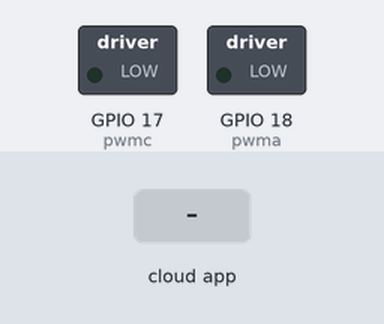
This sketch was run on a simulated ESP32. Parts: switched loads named in the sketch (green lamp = pin HIGH). The test bench sets the inputs (shaded band). WiFi joins after 1.5 s; servers stay silent unless stated; the Firebase database answers and starts empty; what the sketch prints to the serial monitor is not drawn.

Above: at 2.7 s.
2.8 s: the phone or cloud app sets maju to 1
At 4.6 s:
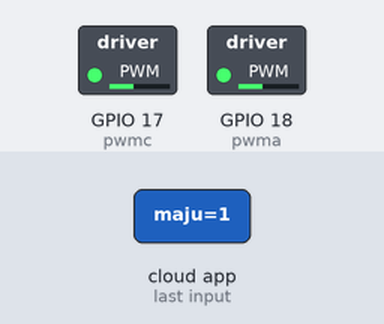
5.2 s: the phone or cloud app sets maju to 0
At 7.0 s:
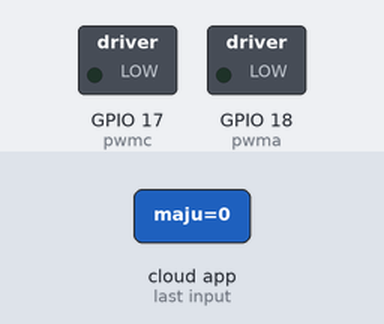
7.5 s: the phone or cloud app sets kanan to 1
At 9.4 s:
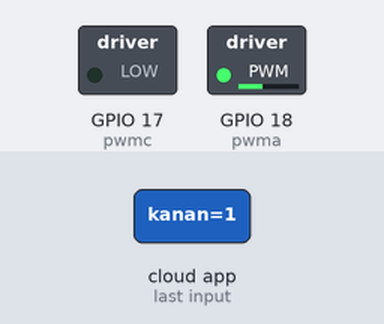
9.7 s: the phone or cloud app sets mundur to 1
At 11.8 s:
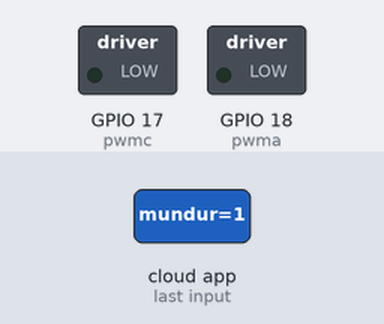
12.7 s: the phone or cloud app sets mundur to 0
At 14.2 s:
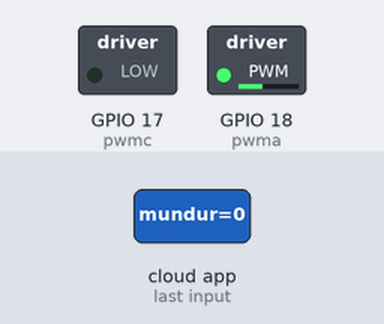
15.0 s: the phone or cloud app sets kanan to 0
At 16.5 s:
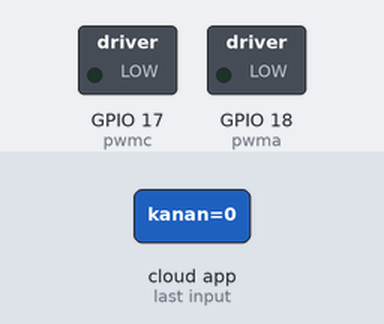
Timing chart, 0 to 18.0 s (numbered marks = the images above; inputs shaded):
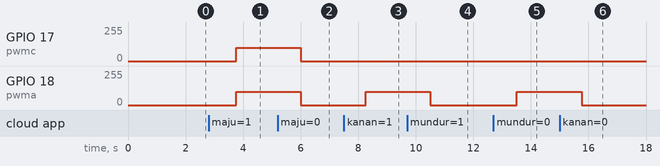

Measured:
- after the input at 2.8 s, GPIO 17 (pwmc), GPIO 18 (pwma): 0/255 → 100/255 after 0.95 s
- after the input at 5.2 s, GPIO 17 (pwmc), GPIO 18 (pwma): 100/255 → 0/255 after 0.81 s
- after the input at 7.5 s, GPIO 18 (pwma): 0/255 → 100/255 after 0.76 s
- after the input at 9.7 s, GPIO 18 (pwma): 100/255 → 0/255 after 0.81 s
- after the input at 12.7 s, GPIO 18 (pwma): 0/255 → 100/255 after 0.81 s
- after the input at 15.0 s, GPIO 18 (pwma): 100/255 → 0/255 after 0.76 s

The sketch:

esp32_robotika.ino
```cpp
#if defined(ESP32)
#include <WiFi.h>
#elif defined(ESP8266)
#include <ESP8266WiFi.h>
#endif

#include <Firebase_ESP_Client.h>
#include <addons/TokenHelper.h>


// Provide the RTDB payload printing info and other helper functions.
#include <addons/RTDBHelper.h>
#define pwma 18  // 16 corresponds to GPIO16
#define pwmb 5 // 17 corresponds to GPIO17
#define pwmc 17  // 5 corresponds to GPIO5
#define pwmd 16  // 5 corresponds to GPIO5

/* 1. Define the WiFi credentials */
#define WIFI_SSID "PLAY MEDIA"
#define WIFI_PASSWORD "11223344"

/* 2. If work with RTDB, define the RTDB URL and database secret */
#define DATABASE_URL "robotika-b6846-default-rtdb.asia-southeast1.firebasedatabase.app" //<databaseName>.firebaseio.com or <databaseName>.<region>.firebasedatabase.app
#define DATABASE_SECRET "JHejGNm1fPd9VfDczn2lm1ZmUHJINcwepc9cpsRq"

/* 3. Define the Firebase Data object */
FirebaseData fbdo;

/* 4, Define the FirebaseAuth data for authentication data */
FirebaseAuth auth;

/* Define the FirebaseConfig data for config data */
FirebaseConfig config;

unsigned long dataMillis = 0;
int count = 0;
bool maju,kiri,kanan,mundur,klakson,lampu_belakang,lampu_depan,riting_kanan,riting_kiri;
int pwm,m;
const int freq = 5000;
const int ledChannel = 0;
const int resolution = 8;


void setup()
{

    Serial.begin(115200);
    ledcSetup(0, freq, resolution);
    ledcSetup(1, freq, resolution);
    ledcAttachPin(pwma, 0);
    ledcAttachPin(pwmc, 1);
    ledcAttachPin(pwma, 2);
    ledcAttachPin(pwmc, 3);
    WiFi.begin(WIFI_SSID, WIFI_PASSWORD);
    Serial.print("Connecting to Wi-Fi");
    while (WiFi.status() != WL_CONNECTED)
    {
        Serial.print(".");
        delay(300);

    }
    Serial.println();
    Serial.print("Connected with IP: ");
    Serial.println(WiFi.localIP());
    Serial.println();


    Serial.printf("Firebase Client v%s\n\n", FIREBASE_CLIENT_VERSION);

    /* Assign the certificate file (optional) */
    // config.cert.file = "/cert.cer";
    // config.cert.file_storage = StorageType::FLASH;

    /* Assign the database URL and database secret(required) */
    config.database_url = DATABASE_URL;
    config.signer.tokens.legacy_token = DATABASE_SECRET;

    Firebase.reconnectWiFi(true);

    /* Initialize the library with the Firebase authen and config */
    Firebase.begin(&config, &auth);

}


void loop()
{

        pembacaan();
        pergerakan();


  }

 void pembacaan(){

        Firebase.RTDB.getBool(&fbdo, "/Robot/maju");
        maju = fbdo.to<bool>();
        Firebase.RTDB.getBool(&fbdo, "/Robot/mundur");
        mundur = fbdo.to<bool>();
        Firebase.RTDB.getBool(&fbdo, "/Robot/kanan");
        kanan = fbdo.to<bool>();
        Firebase.RTDB.getBool(&fbdo, "/Robot/kiri");
        kiri = fbdo.to<bool>();
        Firebase.RTDB.getInt(&fbdo, "/Robot/pwm");
        pwm = fbdo.to<int>();

  }
void pergerakan(){

    if(maju == true)forward();
    else if(mundur == true)backward();
    else if(kanan == true)right();
    else if(kiri == true)left();
    else mandek();

  }


void forward(){
          Serial.println("maju");
          ledcWrite(0, 100);
          ledcWrite(1, 100);
          digitalWrite(pwmb, LOW);
          digitalWrite(pwmd, LOW);
          }

void backward(){
         Serial.println("mundur");
          ledcWrite(2, 100);
          ledcWrite(3, 100);
          digitalWrite(pwma, LOW);
          digitalWrite(pwmc, LOW);

          }

void right(){
          Serial.println("kanan");
          ledcWrite(0, 100);
          ledcWrite(1, 0);
          digitalWrite(pwmb, LOW);
          digitalWrite(pwmd, LOW);

          }
void left(){
          Serial.println("kiri");
          ledcWrite(0, 0);
          ledcWrite(1, 100);
          digitalWrite(pwmb, LOW);
          digitalWrite(pwmd, LOW);

          }
void mandek(){

          digitalWrite(pwma, LOW);
          digitalWrite(pwmd, LOW);
          digitalWrite(pwmb, LOW);
            digitalWrite(pwmc, LOW);

          }
```
